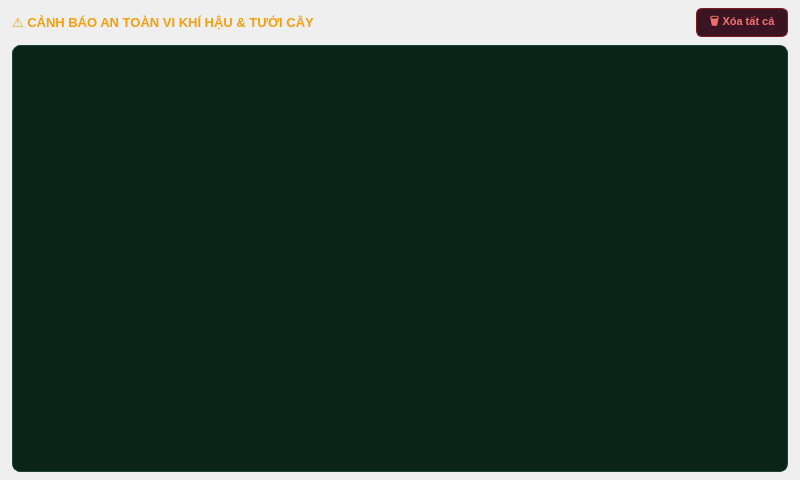
<?xml version="1.0" encoding="UTF-8"?>
<ui version="4.0">
 <class>AlertPage</class>
 <widget class="QWidget" name="AlertPage">
  <property name="geometry">
   <rect>
    <x>0</x>
    <y>0</y>
    <width>800</width>
    <height>480</height>
   </rect>
  </property>
  <layout class="QVBoxLayout" name="mainLayout">
   <property name="spacing">
    <number>8</number>
   </property>
   <property name="leftMargin">
    <number>12</number>
   </property>
   <property name="topMargin">
    <number>8</number>
   </property>
   <property name="rightMargin">
    <number>12</number>
   </property>
   <property name="bottomMargin">
    <number>8</number>
   </property>

   <item>
    <layout class="QHBoxLayout" name="topBar">
     <item>
      <widget class="QLabel" name="alertTitle">
       <property name="text">
        <string>⚠️ CẢNH BÁO AN TOÀN VI KHÍ HẬU &amp; TƯỚI CÂY</string>
       </property>
       <property name="styleSheet">
        <string notr="true">color: #f59e0b; font-size: 13px; font-weight: 800;</string>
       </property>
      </widget>
     </item>
     <item>
      <spacer name="alertSpacer">
       <property name="orientation">
        <enum>Qt::Horizontal</enum>
       </property>
       <property name="sizeHint" stdset="0">
        <size>
         <width>40</width>
         <height>20</height>
        </size>
       </property>
      </spacer>
     </item>
     <item>
      <widget class="QPushButton" name="btnClearAlerts">
       <property name="cursor">
        <cursorShape>PointingHandCursor</cursorShape>
       </property>
       <property name="text">
        <string>🗑️ Xóa tất cả</string>
       </property>
       <property name="styleSheet">
        <string notr="true">QPushButton { background: #3b1424; color: #f87171; border: 1px solid #7f1d1d; border-radius: 6px; padding: 4px 12px; font-weight: 700; font-size: 11px; } QPushButton:hover { background: #dc2626; color: white; }</string>
       </property>
      </widget>
     </item>
    </layout>
   </item>

   <item>
    <widget class="QTableWidget" name="alertTable">
     <property name="styleSheet">
      <string notr="true">QTableWidget { background-color: #0c2317; border: 1px solid #1b4332; border-radius: 8px; color: #f1f5f9; gridline-color: #1b4332; } QHeaderView::section { background-color: #133925; color: #34d399; font-weight: 700; padding: 6px; border: none; }</string>
     </property>
    </widget>
   </item>

  </layout>
 </widget>
 <resources/>
 <connections/>
</ui>
